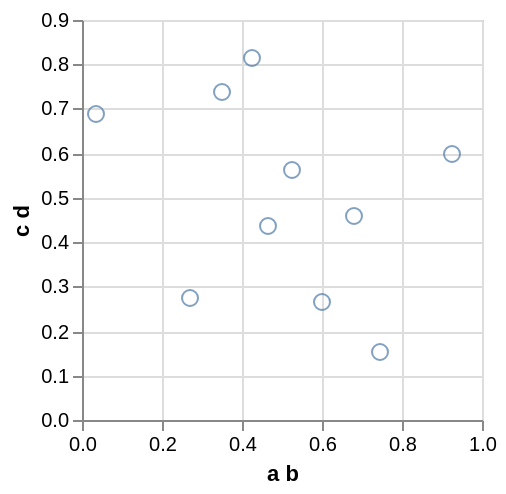

This figure's Vega-Lite source:
### Vega specification from a JSON file in a GitHub repository (floating-point values rounded to 4 significant figures)
{"$schema": "https://vega.github.io/schema/vega/v3.0.json", "autosize": "pad", "padding": 5, "encode": {"update": {"stroke": {"value": "#ccc"}, "fill": {"value": "transparent"}}}, "data": [{"name": "source_0", "values": [{"a b": 0.9229, "c d": 0.5983}, {"a b": 0.682, "c d": 0.46}, {"a b": 0.03553, "c d": 0.6864}, {"a b": 0.3491, "c d": 0.7368}, {"a b": 0.4248, "c d": 0.813}, {"a b": 0.5239, "c d": 0.5616}, {"a b": 0.4668, "c d": 0.4366}, {"a b": 0.2692, "c d": 0.2747}, {"a b": 0.601, "c d": 0.2649}, {"a b": 0.7458, "c d": 0.1544}]}, {"name": "data_0", "source": "source_0", "transform": [{"type": "formula", "expr": "toNumber(datum[\"a b\"])", "as": "a b"}, {"type": "formula", "expr": "toNumber(datum[\"c d\"])", "as": "c d"}, {"type": "filter", "expr": "datum[\"a b\"] !== null && !isNaN(datum[\"a b\"]) && datum[\"c d\"] !== null && !isNaN(datum[\"c d\"])"}]}], "signals": [{"name": "width", "update": "200"}, {"name": "height", "update": "200"}], "marks": [{"name": "marks", "type": "symbol", "role": "point", "from": {"data": "data_0"}, "encode": {"update": {"x": {"scale": "x", "field": "a b"}, "y": {"scale": "y", "field": "c d"}, "stroke": {"value": "#4c78a8"}, "fill": {"value": "transparent"}, "opacity": {"value": 0.7}}}}], "scales": [{"name": "x", "type": "linear", "domain": {"data": "data_0", "field": "a b"}, "range": [0, 200], "round": true, "nice": true, "zero": true}, {"name": "y", "type": "linear", "domain": {"data": "data_0", "field": "c d"}, "range": [200, 0], "round": true, "nice": true, "zero": true}], "axes": [{"scale": "x", "labelOverlap": true, "orient": "bottom", "tickCount": 5, "title": "a b", "zindex": 1}, {"scale": "x", "domain": false, "grid": true, "labels": false, "orient": "bottom", "tickCount": 5, "ticks": false, "zindex": 0, "gridScale": "y"}, {"scale": "y", "orient": "left", "title": "c d", "zindex": 1}, {"scale": "y", "domain": false, "grid": true, "labels": false, "orient": "left", "ticks": false, "zindex": 0, "gridScale": "x"}]}
